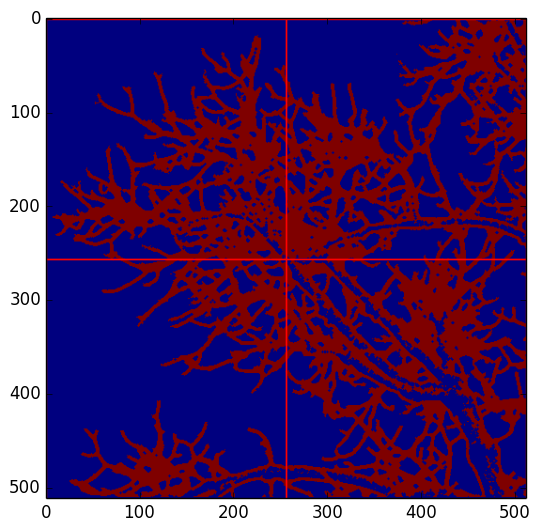
#> input picture Project_1/task1.5/output_tree-2_1.png, 539 x 532 px, given in place of tree-2.png, which was not available
$ python task1_5.py   (older library calls are emulated)
#> lines starting #> are read from the running program, lines starting #| are printed output that depends on the picture; after the words box and inside, x2 and y2 are one past the last pixel; in counts of white or black regions, pixels touching at a corner belong together; pictures that were not available may be replaced by others from this repository, and a replacement may not be noted
#> `image = msc.imread(image_name + '.png', flatten=True).astype(np.float)`:
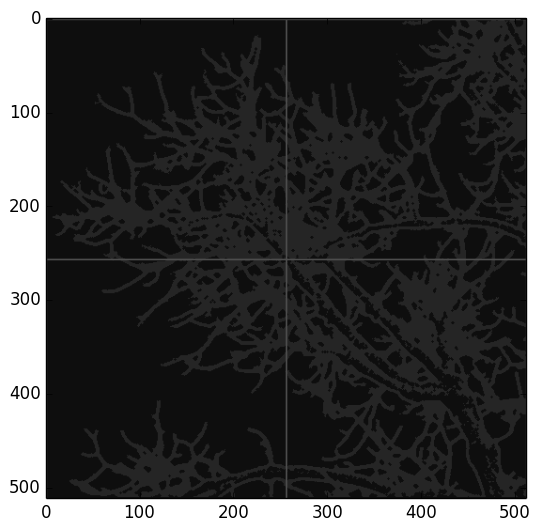
#> image: shape (532, 539) float64; min 0, max 255, mean 66.4
"""
Pattern Recognition Assignment 1 Task 1.5
estimating the dimension of fractal objects in an image
step 1# Convert the image to binary image
step 2# Produce box scaling sets S and compute corresponding box count X,
        S obviously from 1/2 to 1/(2^(L-2)), while L =log2(height of image)
step 3# Use linear least square, estimate it's slope D and fit a line
        Line plot is saved as "Task_1_5_"+image_name+".pdf" into current
        directory.
"""
# lightning slope D = 1.5776850270780338
# tree slope D = 1.8463900565472429

import matplotlib.patches as patches
import matplotlib.pyplot as plt
import numpy as np
import scipy.misc as msc
import scipy.ndimage as img

# choose the image here
image_name = 'tree-2'

"""
Get the binary image. This function is directly copied from Professor's code.
function's name and variable names were changed to maintain the coding standard
but functionality is the same.
"""


def convert_to_binary_image(f):
    d = img.filters.gaussian_filter(f, sigma=0.50, mode='reflect') - \
        img.filters.gaussian_filter(f, sigma=1.00, mode='reflect')
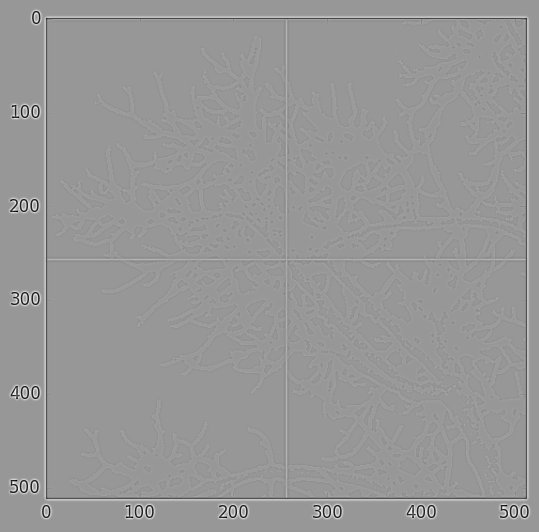
#> d: shape (532, 539) float64; min -100.2, max 68.12, mean 0; drawn with min black and max white
    d = np.abs(d)
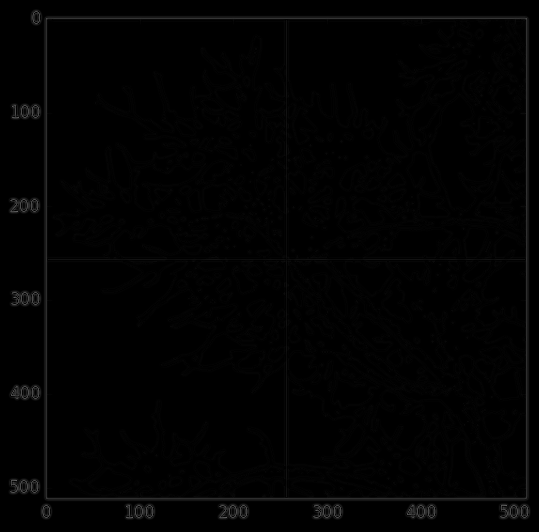
#> d: shape (532, 539) float64; min 0, max 100.2, mean 2.2
    m = d.max()
#> m = 100.2
    d[d < 0.1 * m] = 0
    d[d >= 0.1 * m] = 1
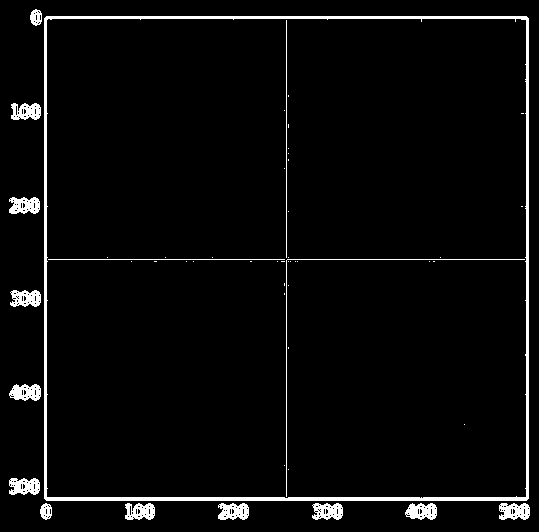
#> d: shape (532, 539) float64; values 0 (black) and 1 (white), 4% white; 51 white regions (35 under 20 px), largest, box (x1, y1, x2, y2) and area: (44, 16, 529, 501) 6284, (286, 259, 525, 497) 475, (9, 478, 40, 495) 400
    return img.morphology.binary_closing(d)
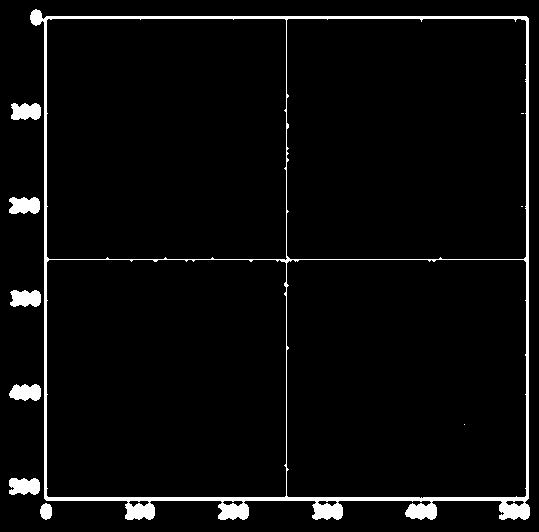
#> returned value: shape (532, 539) bool; 4.2% white; 10 white regions (3 under 20 px), largest, box (x1, y1, x2, y2) and area: (30, 9, 530, 520) 9819, (9, 478, 40, 495) 445, (9, 197, 40, 214) 438


"""
In every level return it's number of boxes
image = binary image
L  = scale number, scale = 1/(2^L)
return count = number of boxes for it's given scale.
"""


def scalar_box_counting(image, L):
    scale = 2 ** L
    sub_width = image.shape[0] // scale
    box_count = 0

    # get box image
    fig, ax = plt.subplots(1)
    img = image.astype(np.float)
    img[img > 0] = 180
    img[img == 0] = 0
    ax.imshow(img)

    for x in range(0, scale):
        for y in range(0, scale):
            # calculate pixels of a sub_image from the main image's pixels
            sub_image = image[x * sub_width:(x + 1) * sub_width, y * sub_width:(y + 1) * sub_width]

            '''
            If the sub_image contains at least one foreground pixel
            then cover that in a box
            '''

            # check for foreground pixel
            if sub_image.any():
                box_count += 1
                # draw a red square in that sub image
                rectangle = patches.Rectangle((y * sub_width, x * sub_width),
                                              sub_width, sub_width,
                                              linewidth=1, edgecolor='r',
                                              facecolor='none')
                ax.add_patch(rectangle)

    filename = "output_{0}_{1}.png".format(image_name, L)
    # save the image for every iteration
    plt.savefig(filename, facecolor='w', edgecolor='w', papertype=None,
                format='png', transparent=False, bbox_inches='tight',
                pad_inches=0.1)

    return box_count


"""
box counting, given binary image g, return two list, S and count
image = binary image
s     =  scaling factor list

return l_count = list of box count corresponding to each scale.
"""


def box_counting(image):
    s = []
    l_count = []
    image_width = image.shape[0]
#> image_width = 532
    L = int(np.log2(image_width))
#> L = 9
    for i in range(1, L - 1):
        l_count.append(scalar_box_counting(image, i))
        s.append(1.0 / (2 ** i))
#> this loop made 1 pass
#> pass 1, in scalar_box_counting, `plt.savefig(filename, facecolor='w', edgecolor='w', papertype=None, fo..`:
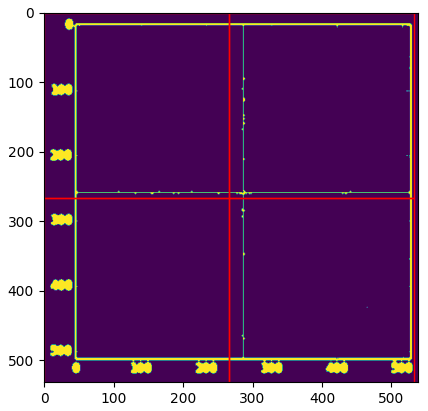
#> figure drawn by matplotlib, 1 panel
#> after the loop, l_count = []; s = []
    return s, l_count


# [30 lines left out: function plot_log_line, not called in this run]


"""
This function uses s and box counts to fit line using least squares.

D*log(1/s)+b=log(count)
Let x = log(1/s)
    y = log(l_count)
    So it becomes Dx + b = y
    Then we can use LSM to calculate for D and b
"""


# [18 lines left out: function line_fitting, not called in this run]


if __name__ == "__main__":
    image = msc.imread(image_name + '.png', flatten=True).astype(np.float)
    binary_image = convert_to_binary_image(image)
#> (the run stopped early here; a loop or call above may not have finished)
